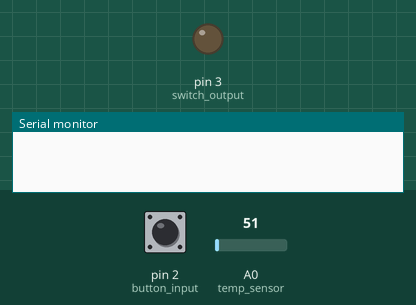
Recording of a sketch running on a simulated Arduino Uno, built with avr-gcc and run on an emulated ATmega328P. On the bench: output pins drawn as LEDs (lit = HIGH), the last lines printed to the serial monitor. Inputs (shaded band) come from the test bench; at power-on: pin 2 (button_input) LOW, A0 (temp_sensor) = 51.

Above: at 1.2 s.
1.3 s: pin 2 (button_input) pulled HIGH for 0.15 s
At 1.37 s:
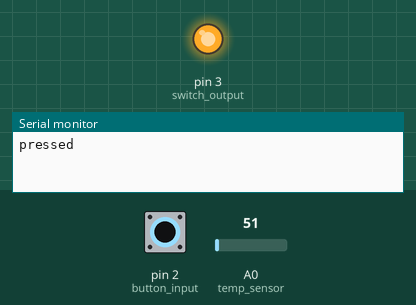
2.9 s: pin 2 (button_input) pulled HIGH for 3.2 s
At 6.6 s:
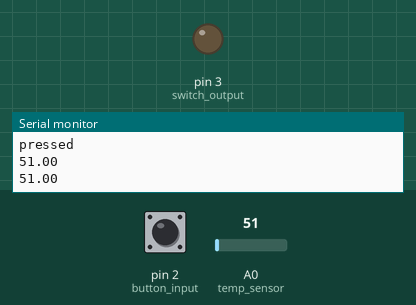
Timing chart, 0 to 8.1 s (numbered marks = the images above; inputs shaded):
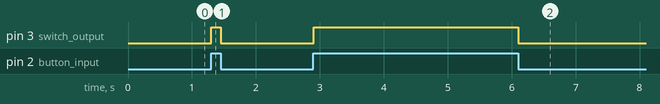

The sketch:

XIOT_task.ino
```cpp
// Golabl Variables decelration
volatile bool flag = true;
unsigned long lastmillis = 0;

// Pins decelration
int switch_output = 3;
int button_input = 2;
int temp_sensor = A0;


void setup()
{

pinMode(button_input,INPUT); // input for the
pinMode(switch_output,OUTPUT); // output pim

digitalWrite(switch_output,LOW); // inital state of the LED

// The LED will be OFF while the push button is not pressed and will be ON only during the duration of PRESS
// THE Push button used in this example is a ON OFF whith no hold state

attachInterrupt(digitalPinToInterrupt(button_input), sensorISR, CHANGE); // pin2

Serial.begin(9600);

}

void loop(){

  float temp_value = analogRead(temp_sensor);

  if (millis() - lastmillis >= 3000) // send the temperature sensor every 3 second
  {
    Serial.println(temp_value);
    lastmillis = millis(); // Uptade lasmillis
  }

  }

void sensorISR()
{

  if(flag)
  {
      flag = false;
      Serial.println("pressed");
  }

  delay(20); // for debouncing

  if(digitalRead(button_input) == HIGH)
  digitalWrite(switch_output , HIGH);

  else if(digitalRead(button_input) == LOW)
  digitalWrite(switch_output, LOW) ;
}
```

Measured:
- after the input at 1.3 s, pin 3 (switch_output): LOW → HIGH at once, → LOW 0.15 s later
- after the input at 2.9 s, pin 3 (switch_output): LOW → HIGH at once, → LOW 3.2 s later
